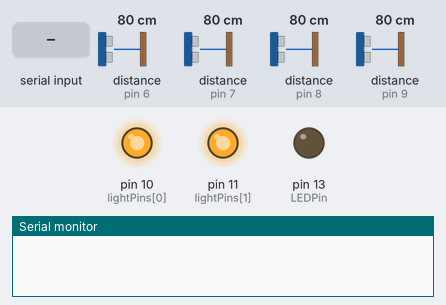
Simulated run of this sketch. Board: Arduino Uno, built with avr-gcc and run on an emulated ATmega328P. On the bench: output pins drawn as LEDs (lit = HIGH), the last lines printed to the serial monitor. Dashed ring = blinking. The test bench sets the inputs (shaded band); at power-on: distance to the obstacle (sensors on pin 6, pin 7, pin 8, pin 9) 80 cm. The echo pulse lasts 58.3 µs per cm; pins used as bus, display or sensor lines are not drawn.

Above: at 1.2 s.
1.3 s: "90,45\n" received over Serial
At 1.51 s:
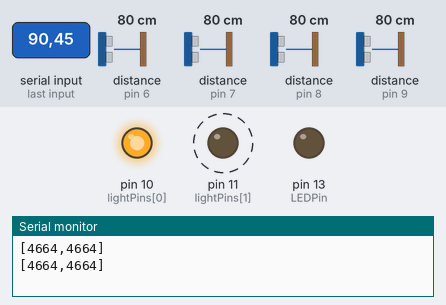
4.3 s: "1\n" received over Serial
At 4.79 s:
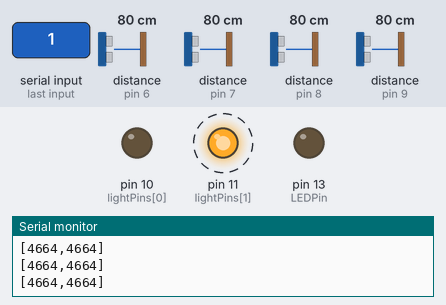
7.3 s: "30,150\n" received over Serial
At 7.46 s:
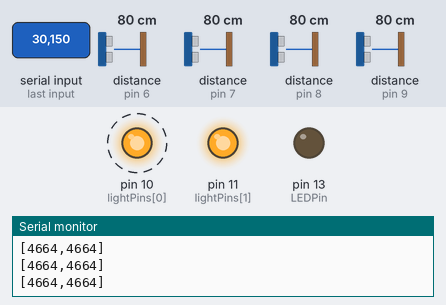
Timing chart, 0 to 16.3 s (numbered marks = the images above; inputs shaded):
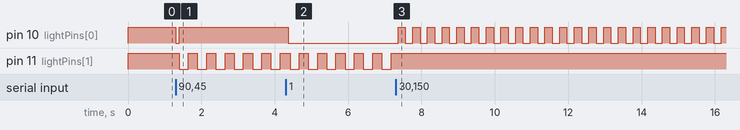

Measured:
- after the input at 1.3 s, pin 10 (lightPins[0]): HIGH → LOW at once, → HIGH 0.09 s later; pin 11 (lightPins[1]): alternates HIGH for 0.25 s and LOW for 0.25 s, starting after 0.09 s
- after the input at 4.3 s, pin 10 (lightPins[0]): HIGH → LOW after 0.07 s
- after the input at 7.3 s, pin 10 (lightPins[0]): alternates HIGH for 0.20 s and LOW for 0.20 s, starting after 0.06 s; pin 11 (lightPins[1]): stops changing and stays HIGH

The sketch:

main.ino
```cpp
#define LEDPin 13 // Onboard LED
#define LIGHT_MODE_OFF 0
#define LIGHT_MODE_ON 1
#include <avr/wdt.h>

int trigPins[] = {2,3,4,5};
int echoPins[] = {6,7,8,9};
int lightPins[] = {10, 11};
int lightModes[] = {0, 0};
boolean isLightOnArray[] = {false, false};
int countArray[] = {0, 0};

int numberOfSensors;

void setup() {
    Serial.begin(9600);
    wdt_enable(WDTO_1S);

    numberOfSensors = sizeof(trigPins)/sizeof(int);

 for (int n; n < numberOfSensors; n++) {
    pinMode(trigPins[n], OUTPUT);
    pinMode(echoPins[n], INPUT);
 }
 pinMode(LEDPin, OUTPUT); // Use LED indicator (if required)
 pinMode(lightPins[0], OUTPUT);
 pinMode(lightPins[1], OUTPUT);
}

void loop() {
  wdt_reset();

  for (int n; n < 2; n++) {

    countArray[n] = countArray[n] + 1;
    int pin = lightPins[n];
    int lightMode = lightModes[n];

    if (lightMode == LIGHT_MODE_OFF) {
      digitalWrite(pin,HIGH);
    }
    if (lightMode == LIGHT_MODE_ON) {
      digitalWrite(pin,LOW);
    }

    int limit = lightMode;
    if (lightMode != LIGHT_MODE_OFF) {
      if (countArray[n] > limit && !isLightOnArray[n]) {
        digitalWrite(pin,LOW);
        countArray[n] = 0;
        isLightOnArray[n] = true;
      }
    }
    if (lightMode != LIGHT_MODE_ON) {
      if (countArray[n] > limit && isLightOnArray[n]) {
        digitalWrite(pin,HIGH);
        countArray[n] = 0;
        isLightOnArray[n] = false;
      }
    }
  }
  wdt_reset();
  delay(50);
}

void serialEvent() {
  int n = 0;
  while (Serial.available()) {
      int msg = Serial.read();
      if (msg >= 48) {
        lightModes[n++] = msg - 48;
      }
      else {
        Serial.println(recordDataString());
      }
  }
}

String recordDataString() {
  String result = "[";
  int value = -1;
  int pairNumber = 0;
  for (int n; n < numberOfSensors; n++) {
    int trigPin = trigPins[n];
    int echoPin = echoPins[n];
    digitalWrite(trigPin, LOW);
    delayMicroseconds(2);

    digitalWrite(trigPin, HIGH);
    delayMicroseconds(10);

    digitalWrite(trigPin, LOW);
    int input = pulseIn(echoPin, HIGH);

    if (input < value || value == -1) {
      value = input;
    }
    if (pairNumber == 1) {
      result += String(value) + (n < numberOfSensors - 1 ? "," : "]");
      value = -1;
      pairNumber = 0;
    } else {
      pairNumber = 1;
    }
  }
  return result;
}
```
